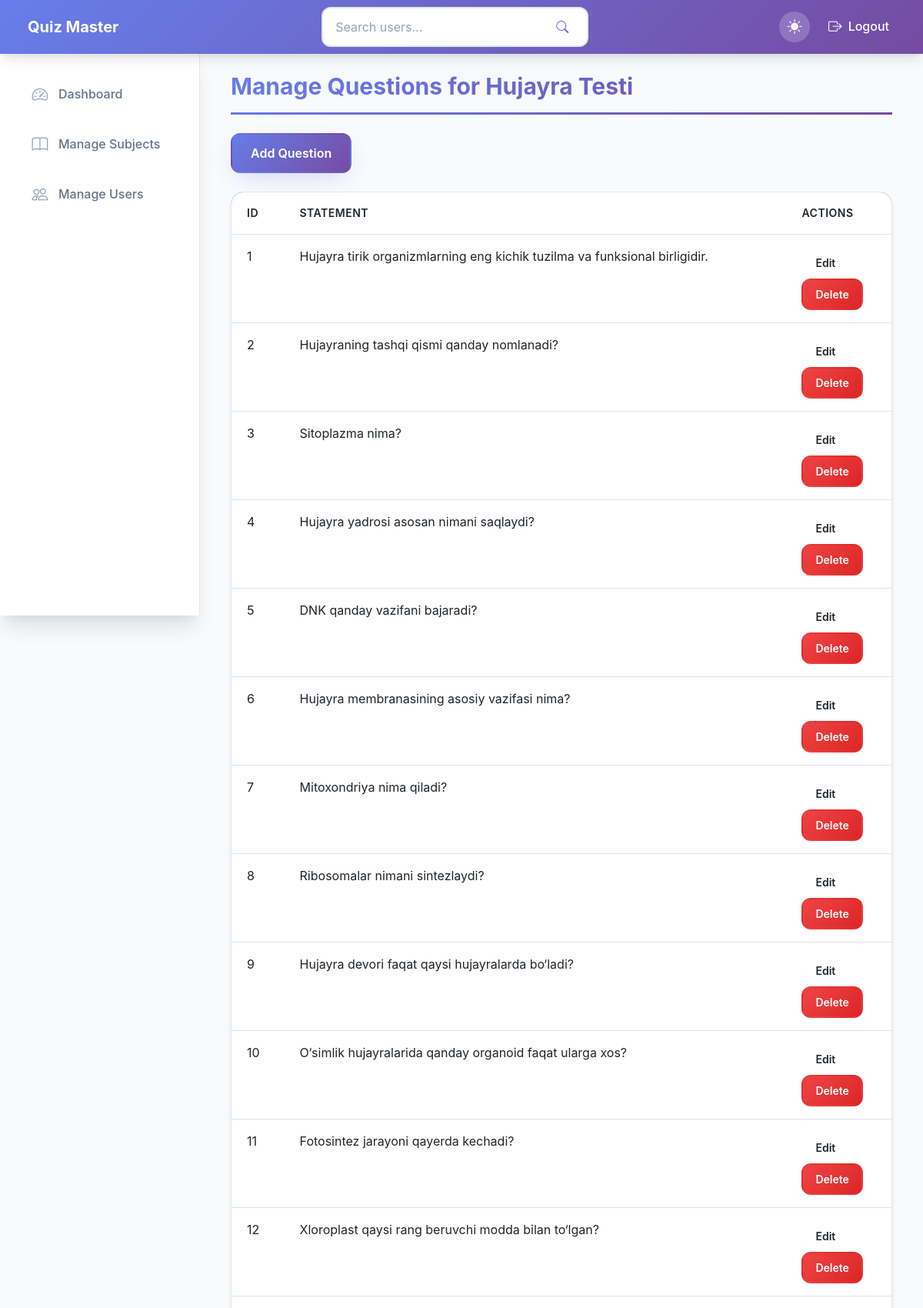
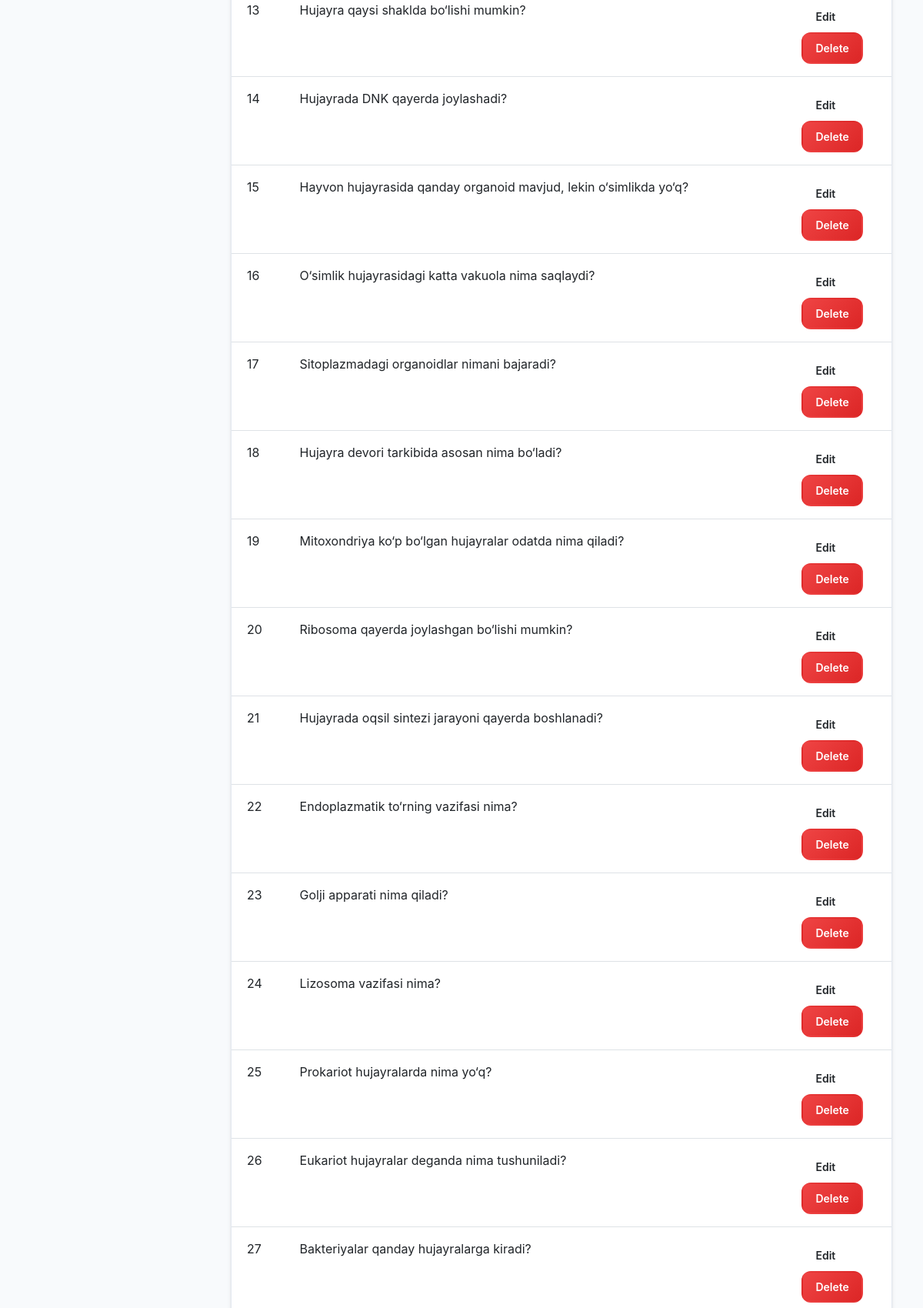
/admin/quiz/1/questions (signed in, upper part), run on the app's committed database (2 pictures, top to bottom).
### app/models/quiz.py (models this page shows)
class Quiz(db.Model):
    id = db.Column(db.Integer, primary_key=True)
    name = db.Column(db.String(100), nullable=False)
    date_of_quiz = db.Column(db.DateTime)
    time_duration = db.Column(db.Integer, default=0)
    chapter_id = db.Column(db.Integer, db.ForeignKey('chapter.id'), nullable=False)
    questions = db.relationship('Question', backref='quiz', lazy=True)
    scores = db.relationship('Score', backref='quiz', lazy=True)

### app/models/question.py (models this page shows)
class Question(db.Model):
    __tablename__ = 'question'
    id = db.Column(db.Integer, primary_key=True)
    question_statement = db.Column(db.String(500), nullable=False)
    option1 = db.Column(db.String(200), nullable=False)
    option2 = db.Column(db.String(200), nullable=False)
    option3 = db.Column(db.String(200), nullable=False)
    option4 = db.Column(db.String(200), nullable=False)
    correct_option = db.Column(db.Integer, nullable=False)
    points = db.Column(db.Integer, nullable=False, default=1)
    quiz_id = db.Column(db.Integer, db.ForeignKey('quiz.id'), nullable=False)
    image_path = db.Column(db.String(200))

### app/controllers/admin_controller.py (the view)
@admin_bp.route("/quiz/<int:quiz_id>/questions")
@admin_login_required
def manage_questions(quiz_id):
    quiz = Quiz.query.get_or_404(quiz_id)
    questions = quiz.questions
    return render_template("admin/question/manage_questions.html",
                           quiz=quiz,
                           questions=questions)

### app/controllers/admin_controller.py (called while the page is built)
def admin_login_required(func):
    @wraps(func)
    def decorated_view(*args, **kwargs):
        if not current_user.is_authenticated:
            return login_required(func)(*args, **kwargs)
        if not current_user.is_admin:
            flash("You don't have permission to access this page", category="error")
            return redirect(url_for("home"))
        return func(*args, **kwargs)
    return decorated_view

### app/templates/admin/question/manage_questions.html (shortened to what this page needs)
{% extends "layout.html" %}
{% block content %}
<h1 class="page-title">Manage Questions for {{ quiz.name }}</h1>
<a href="{{ url_for('admin.add_question', quiz_id=quiz.id) }}" class="btn btn-primary mb-4">Add Question</a>
<div class="table-container">
    <table class="table">
        <thead>
            <tr>
                <th>Id</th>
                <th>Statement</th>
                <th colspan="2">Actions</th>
            </tr>
        </thead>
        <tbody>
            {% for question in questions %}
            <tr>
                <td>{{ question.id }}</td>
                <td>{{ question.question_statement }}</td>
                <td colspan="2" class="action-buttons">
                    <a href="{{ url_for('admin.edit_question', quiz_id=quiz.id, question_id=question.id) }}" class="btn btn-edit btn-sm">Edit</a>
                    <form action="{{ url_for('admin.delete_question', quiz_id=quiz.id, question_id=question.id) }}" method="post">
                        <button
                        class="btn btn-danger btn-sm"
                            onclick="return confirm('Are you sure, you want to delete this question?')">Delete</button>
                    </form>
                </td>
            </tr>
            {% endfor %}
        </tbody>
    </table>
</div>
{% endblock %}

### data on the page
Quiz: name "Hujayra Testi"
Question: id "1", question_statement "Hujayra tirik organizmlarning eng kichik tuzilma va funksional birligidir."
Question: id "2", question_statement "Hujayraning tashqi qismi qanday nomlanadi?"
Question: id "3", question_statement "Sitoplazma nima?"
Question: id "4", question_statement "Hujayra yadrosi asosan nimani saqlaydi?"
Question: id "5", question_statement "DNK qanday vazifani bajaradi?"
Question: id "6", question_statement "Hujayra membranasining asosiy vazifasi nima?"
Question: id "7", question_statement "Mitoxondriya nima qiladi?"
Question: id "8", question_statement "Ribosomalar nimani sintezlaydi?"
Question: id "9", question_statement "Hujayra devori faqat qaysi hujayralarda bo‘ladi?"
Question: id "10", question_statement "O‘simlik hujayralarida qanday organoid faqat ularga xos?"
Question: id "11", question_statement "Fotosintez jarayoni qayerda kechadi?"
Question: id "12", question_statement "Xloroplast qaysi rang beruvchi modda bilan to‘lgan?"
Question: id "13", question_statement "Hujayra qaysi shaklda bo‘lishi mumkin?"
Question: id "14", question_statement "Hujayrada DNK qayerda joylashadi?"
Question: id "15", question_statement "Hayvon hujayrasida qanday organoid mavjud, lekin o‘simlikda yo‘q?"
Question: id "16", question_statement "O‘simlik hujayrasidagi katta vakuola nima saqlaydi?"
Question: id "17", question_statement "Sitoplazmadagi organoidlar nimani bajaradi?"
Question: id "18", question_statement "Hujayra devori tarkibida asosan nima bo‘ladi?"
Question: id "19", question_statement "Mitoxondriya ko‘p bo‘lgan hujayralar odatda nima qiladi?"
Question: id "20", question_statement "Ribosoma qayerda joylashgan bo‘lishi mumkin?"
Question: id "21", question_statement "Hujayrada oqsil sintezi jarayoni qayerda boshlanadi?"
Question: id "22", question_statement "Endoplazmatik to‘rning vazifasi nima?"
Question: id "23", question_statement "Golji apparati nima qiladi?"
Question: id "24", question_statement "Lizosoma vazifasi nima?"
Question: id "25", question_statement "Prokariot hujayralarda nima yo‘q?"
Question: id "26", question_statement "Eukariot hujayralar deganda nima tushuniladi?"
Question: id "27", question_statement "Bakteriyalar qanday hujayralarga kiradi?"
